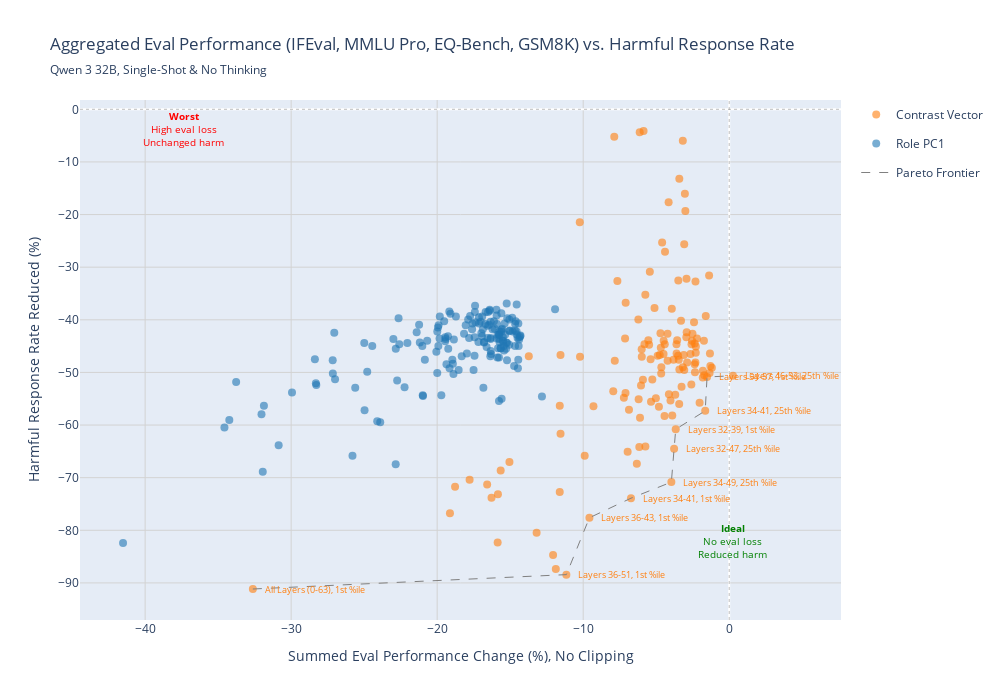

Notebook code for this chart:
### Code cell
# Create negative sum for plotting and Pareto calculation (higher is better, like eval_pct_change)
df_agg['neg_sum_decrease'] = df_agg['sum_decrease']

# Calculate Pareto frontier for aggregated sum metric
df_agg_pareto = calculate_pareto_frontier(df_agg, x_col='neg_sum_decrease', y_col='harm_pct_change')

print(f"Pareto-optimal points for aggregated sum: {df_agg_pareto['is_pareto'].sum()}")

# Create single plot for sum aggregation with Pareto frontier
fig = go.Figure()

# Plot all points by config
for config in ['baseline', 'jailbreak', 'role_trait', 'lmsys_10000', 'pc1_role_trait']:
    if config not in df_agg_pareto['config_name'].values:
        continue
    
    config_df = df_agg_pareto[df_agg_pareto['config_name'] == config]
    
    fig.add_trace(go.Scatter(
        x=config_df['neg_sum_decrease'],
        y=config_df['harm_pct_change'],
        mode='markers',
        name=CONFIG_DISPLAY_NAMES[config],
        marker=dict(
            size=8,
            color=CONFIG_COLORS[config],
            opacity=0.6
        ),
        hovertemplate=(
            "<b>%{customdata[0]}</b><br>"
            "Config: %{customdata[1]}<br>"
            "Aggregated Eval Change: %{x:.2f}%<br>"
            "Harm Change: %{y:.1f}%<br>"
            "%{customdata[2]}"
            "<extra></extra>"
        ),
        customdata=np.column_stack([
            config_df['display_name'],
            config_df['config_name'],
            config_df['is_pareto'].apply(lambda x: '<b>PARETO OPTIMAL</b>' if x else '')
        ]),
        legendgroup=config,
        showlegend=True
    ))

# Add text labels for Pareto-optimal points
pareto_points = df_agg_pareto[df_agg_pareto['is_pareto']]
for _, row in pareto_points.iterrows():
    # Parse experiment_id to get layer and cap info
    layer_spec, _, cap_value = parse_experiment_id(row['experiment_id'])
    
    # Format the label
    layer_label = format_layer_range(layer_spec)
    cap_label = format_cap_label(cap_value)
    label_text = f"{layer_label}, {cap_label} %ile"
    
    # Get the color for this config
    point_color = CONFIG_COLORS[row['config_name']]
    
    fig.add_annotation(
        x=row['neg_sum_decrease'],
        y=row['harm_pct_change'],
        text=label_text,
        showarrow=False,
        xshift=10,  # Position label to the right of the point
        font=dict(size=9, color=point_color),
        xanchor='left',
        yanchor='middle',
        align='left'
    )

# Draw Pareto frontier line
pareto_sorted = pareto_points.sort_values('neg_sum_decrease')
if len(pareto_sorted) > 1:
    fig.add_trace(go.Scatter(
        x=pareto_sorted['neg_sum_decrease'],
        y=pareto_sorted['harm_pct_change'],
        mode='lines',
        name='Pareto Frontier',
        line=dict(color='grey', width=1, dash='dash'),
        showlegend=True,
        hoverinfo='skip'
    ))

# Add reference lines at origin
fig.add_hline(y=0, line_dash="dot", line_color="gray", line_width=1, opacity=0.5)
fig.add_vline(x=0, line_dash="dot", line_color="gray", line_width=1, opacity=0.5)

# Add quadrant annotations
max_x = df_agg_pareto['neg_sum_decrease'].max()
min_x = df_agg_pareto['neg_sum_decrease'].min()
max_y = df_agg_pareto['harm_pct_change'].max()
min_y = df_agg_pareto['harm_pct_change'].min()

# Top-right quadrant (ideal: no eval loss, reduced harm)
fig.add_annotation(
    x=max_x * 0.9, y=min_y * 0.9,
    text="<b>Ideal</b><br>No eval loss<br>Reduced harm",
    showarrow=False,
    font=dict(size=10, color="green")
)

# Bottom-left quadrant (worst: high eval loss, unchanged harm)
fig.add_annotation(
    x=min_x * 0.9, y=max_y * 0.9,
    text="<b>Worst</b><br>High eval loss<br>Unchanged harm",
    showarrow=False,
    font=dict(size=10, color="red")
)

fig.update_layout(
    title=dict(
        text="Aggregated Eval Performance (IFEval, MMLU Pro, EQ-Bench, GSM8K) vs. Harmful Response Rate",
        subtitle=dict(text=subtitle)
    ),
    xaxis=dict(
        title="Summed Eval Performance Change (%), No Clipping",
        zeroline=True,
        showgrid=True,
        gridcolor='lightgray'
    ),
    yaxis=dict(
        title="Harmful Response Rate Reduced (%)",
        zeroline=True,
        showgrid=True,
        gridcolor='lightgray'
    ),
    width=1000,
    height=700,
    legend=dict(
        orientation="v",
        yanchor="top",
        y=1,
        xanchor="left",
        x=1.02
    ),
    hovermode='closest'
)

fig.show()

# Save to file
#fig.write_html(f"{out_dir}/sliding_aggregated_sum.html")
print(f"\nSaved plot to {out_dir}/aggregated_sum.html")

### Figure 1 — Plotly figure (JSON) as saved in the notebook; plotly's stock layout.template omitted (floating-point values rounded to 4 significant figures; data arrays with more than 128 entries replaced by an {"elided": "..."} marker saying what was removed)
{"data": [{"customdata": {"elided": "132x3 str values"}, "hovertemplate": "<b>%{customdata[0]}</b><br>Config: %{customdata[1]}<br>Aggregated Eval Change: %{x:.2f}%<br>Harm Change: %{y:.1f}%<br>%{customdata[2]}<extra></extra>", "legendgroup": "role_trait", "marker": {"color": "#ff7f0e", "opacity": 0.6, "size": 8}, "mode": "markers", "name": "Contrast Vector", "showlegend": true, "type": "scatter", "x": {"elided": "132 float values"}, "y": {"elided": "132 float values"}}, {"customdata": {"elided": "168x3 str values"}, "hovertemplate": "<b>%{customdata[0]}</b><br>Config: %{customdata[1]}<br>Aggregated Eval Change: %{x:.2f}%<br>Harm Change: %{y:.1f}%<br>%{customdata[2]}<extra></extra>", "legendgroup": "pc1_role_trait", "marker": {"color": "#1f77b4", "opacity": 0.6, "size": 8}, "mode": "markers", "name": "Role PC1", "showlegend": true, "type": "scatter", "x": {"elided": "168 float values"}, "y": {"elided": "168 float values"}}, {"hoverinfo": "skip", "line": {"color": "grey", "dash": "dash", "width": 1}, "mode": "lines", "name": "Pareto Frontier", "showlegend": true, "type": "scatter", "x": [-32.62, -11.15, -9.573, -6.727, -3.962, -3.773, -3.663, -1.642, -1.518, 0.2597], "y": [-91.15, -88.42, -77.61, -73.9, -70.84, -64.51, -60.8, -57.3, -50.86, -50.64]}], "layout": {"annotations": [{"align": "left", "font": {"color": "#ff7f0e", "size": 9}, "showarrow": false, "text": "All Layers (0-63), 1st %ile", "x": -32.62, "xanchor": "left", "xshift": 10, "y": -91.15, "yanchor": "middle"}, {"align": "left", "font": {"color": "#ff7f0e", "size": 9}, "showarrow": false, "text": "Layers 32-39, 1st %ile", "x": -3.663, "xanchor": "left", "xshift": 10, "y": -60.8, "yanchor": "middle"}, {"align": "left", "font": {"color": "#ff7f0e", "size": 9}, "showarrow": false, "text": "Layers 32-47, 25th %ile", "x": -3.773, "xanchor": "left", "xshift": 10, "y": -64.51, "yanchor": "middle"}, {"align": "left", "font": {"color": "#ff7f0e", "size": 9}, "showarrow": false, "text": "Layers 34-41, 1st %ile", "x": -6.727, "xanchor": "left", "xshift": 10, "y": -73.9, "yanchor": "middle"}, {"align": "left", "font": {"color": "#ff7f0e", "size": 9}, "showarrow": false, "text": "Layers 34-41, 25th %ile", "x": -1.642, "xanchor": "left", "xshift": 10, "y": -57.3, "yanchor": "middle"}, {"align": "left", "font": {"color": "#ff7f0e", "size": 9}, "showarrow": false, "text": "Layers 34-49, 25th %ile", "x": -3.962, "xanchor": "left", "xshift": 10, "y": -70.84, "yanchor": "middle"}, {"align": "left", "font": {"color": "#ff7f0e", "size": 9}, "showarrow": false, "text": "Layers 36-43, 1st %ile", "x": -9.573, "xanchor": "left", "xshift": 10, "y": -77.61, "yanchor": "middle"}, {"align": "left", "font": {"color": "#ff7f0e", "size": 9}, "showarrow": false, "text": "Layers 36-51, 1st %ile", "x": -11.15, "xanchor": "left", "xshift": 10, "y": -88.42, "yanchor": "middle"}, {"align": "left", "font": {"color": "#ff7f0e", "size": 9}, "showarrow": false, "text": "Layers 46-53, 25th %ile", "x": 0.2597, "xanchor": "left", "xshift": 10, "y": -50.64, "yanchor": "middle"}, {"align": "left", "font": {"color": "#ff7f0e", "size": 9}, "showarrow": false, "text": "Layers 54-57, 1st %ile", "x": -1.518, "xanchor": "left", "xshift": 10, "y": -50.86, "yanchor": "middle"}, {"font": {"color": "green", "size": 10}, "showarrow": false, "text": "<b>Ideal</b><br>No eval loss<br>Reduced harm", "x": 0.2337, "y": -82.04}, {"font": {"color": "red", "size": 10}, "showarrow": false, "text": "<b>Worst</b><br>High eval loss<br>Unchanged harm", "x": -37.36, "y": -3.71}], "height": 700, "hovermode": "closest", "legend": {"orientation": "v", "x": 1.02, "xanchor": "left", "y": 1, "yanchor": "top"}, "shapes": [{"line": {"color": "gray", "dash": "dot", "width": 1}, "opacity": 0.5, "type": "line", "x0": 0, "x1": 1, "xref": "x domain", "y0": 0, "y1": 0, "yref": "y"}, {"line": {"color": "gray", "dash": "dot", "width": 1}, "opacity": 0.5, "type": "line", "x0": 0, "x1": 0, "xref": "x", "y0": 0, "y1": 1, "yref": "y domain"}], "title": {"subtitle": {"text": "Qwen 3 32B, Single-Shot & No Thinking"}, "text": "Aggregated Eval Performance (IFEval, MMLU Pro, EQ-Bench, GSM8K) vs. Harmful Response Rate"}, "width": 1000, "xaxis": {"gridcolor": "lightgray", "showgrid": true, "title": {"text": "Summed Eval Performance Change (%), No Clipping"}, "zeroline": true}, "yaxis": {"gridcolor": "lightgray", "showgrid": true, "title": {"text": "Harmful Response Rate Reduced (%)"}, "zeroline": true}}}
